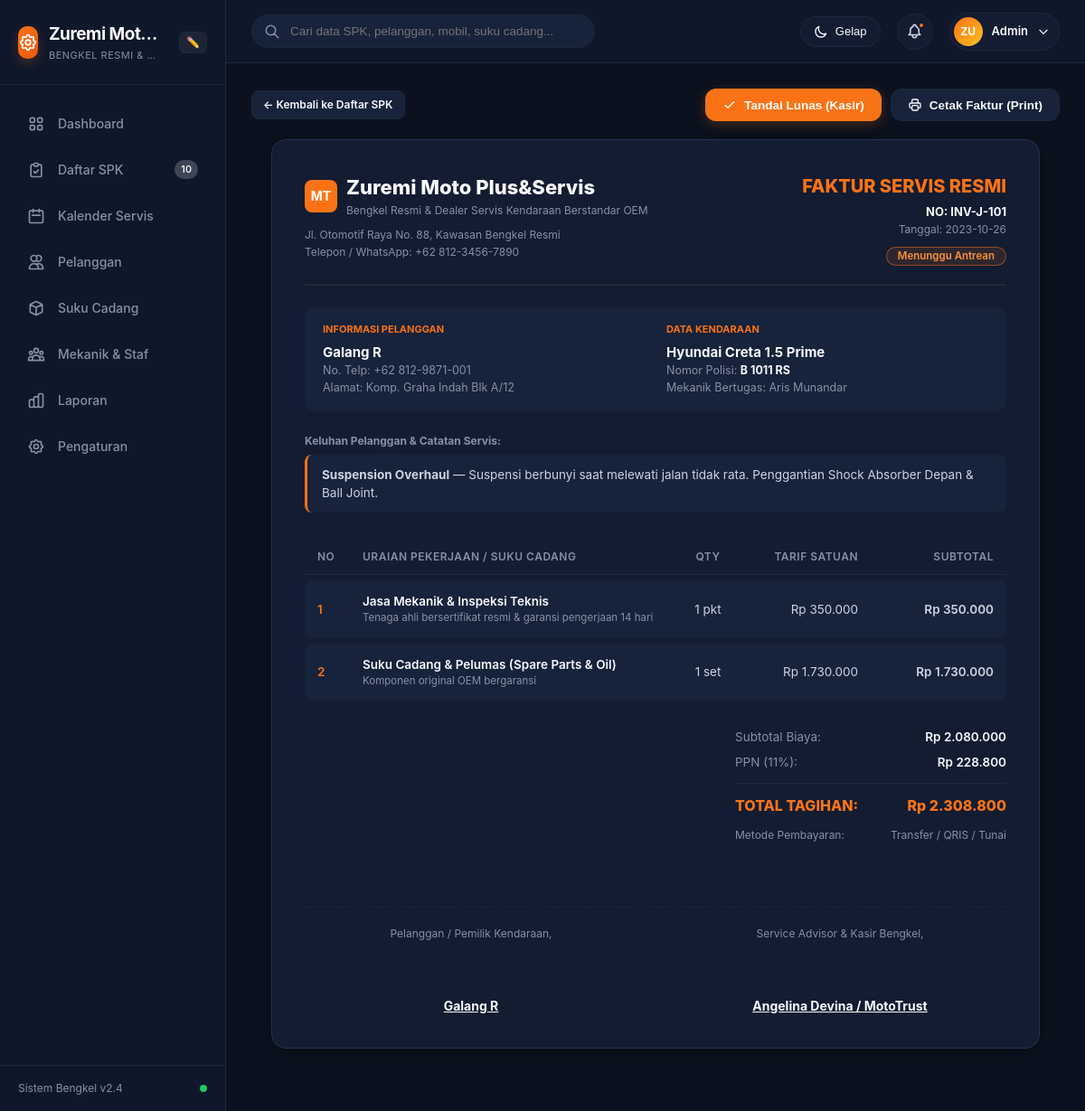
/index.php?page=invoice&id=1, run on the app's committed database.
### tables this page shows
CREATE TABLE settings (
                id INTEGER PRIMARY KEY AUTOINCREMENT,
                setting_key TEXT UNIQUE,
                setting_value TEXT
            );

CREATE TABLE jobs (
                id INTEGER PRIMARY KEY AUTOINCREMENT,
                job_code TEXT UNIQUE NOT NULL,
                customer_id INTEGER,
                vehicle_id INTEGER,
                employee_id INTEGER,
                service_type TEXT NOT NULL,
                description TEXT,
                priority TEXT DEFAULT 'Normal',
                status TEXT DEFAULT 'Pending',
                date_received DATE NOT NULL,
                date_promised DATE,
                date_completed DATE,
                labor_cost REAL DEFAULT 0,
                parts_cost REAL DEFAULT 0,
                tax_amount REAL DEFAULT 0,
                total_cost REAL DEFAULT 0,
                payment_status TEXT DEFAULT 'Unpaid',
                payment_method TEXT,
                notes TEXT,
                created_at DATETIME DEFAULT CURRENT_TIMESTAMP,
                FOREIGN KEY (customer_id) REFERENCES customers(id),
                FOREIGN KEY (vehicle_id) REFERENCES vehicles(id),
                FOREIGN KEY (employee_id) REFERENCES employees(id)
            );

CREATE TABLE customers (
                id INTEGER PRIMARY KEY AUTOINCREMENT,
                name TEXT NOT NULL,
                phone TEXT,
                email TEXT,
                address TEXT,
                created_at DATETIME DEFAULT CURRENT_TIMESTAMP
            );

CREATE TABLE vehicles (
                id INTEGER PRIMARY KEY AUTOINCREMENT,
                customer_id INTEGER,
                brand TEXT,
                model TEXT NOT NULL,
                plate_number TEXT NOT NULL,
                year INTEGER,
                color TEXT,
                vin TEXT,
                odometer INTEGER DEFAULT 0,
                created_at DATETIME DEFAULT CURRENT_TIMESTAMP,
                FOREIGN KEY (customer_id) REFERENCES customers(id) ON DELETE CASCADE
            );

CREATE TABLE employees (
                id INTEGER PRIMARY KEY AUTOINCREMENT,
                name TEXT NOT NULL,
                role TEXT NOT NULL,
                phone TEXT,
                email TEXT,
                specialization TEXT,
                status TEXT DEFAULT 'Active',
                created_at DATETIME DEFAULT CURRENT_TIMESTAMP
            );

### views/invoice.php (the view, shortened to what the rows shown need)
<?php
$pdo = Database::getConnection();
$jobId = isset($_GET['id']) ? (int)$_GET['id'] : 1;
$stmt = $pdo->prepare("
    SELECT j.*,
           c.name as customer_name, c.phone as customer_phone, c.email as customer_email, c.address as customer_address,
           v.brand as vehicle_brand, v.model as vehicle_model, v.plate_number, v.year as vehicle_year, v.odometer,
           e.name as mechanic_name, e.role as mechanic_role
    FROM jobs j
    LEFT JOIN customers c ON j.customer_id = c.id
    LEFT JOIN vehicles v ON j.vehicle_id = v.id
    LEFT JOIN employees e ON j.employee_id = e.id
    WHERE j.id = ?
");
$stmt->execute([$jobId]);
$job = $stmt->fetch();
$workshopName = getSetting('workshop_name', 'MotoTrust & Bayou Service Dealer');
?>
<div class="card-panel invoice-card" style="max-width:850px; margin:0 auto; padding:36px; background:var(--bg-card);">
  <div style="display:flex; justify-content:space-between; align-items:flex-start; border-bottom:2px solid var(--border-color); padding-bottom:20px; margin-bottom:24px;">
    <div>
      <div style="display:flex; align-items:center; gap:10px; margin-bottom:8px;">
        <div>
          <h2 style="font-size:22px; font-weight:800; color:var(--text-main); margin:0;"><?= htmlspecialchars($workshopName) ?></h2>
        </div>
      </div>
    </div>
    <div style="text-align:right;">
      <h3 style="font-size:20px; font-weight:800; color:var(--primary); margin:0 0 4px 0;">FAKTUR SERVIS RESMI</h3>
      <div style="font-size:13px; font-weight:700; color:var(--text-main);">NO: INV-<?= htmlspecialchars($job['job_code']) ?></div>
      <div style="font-size:12px; color:var(--text-muted);">Tanggal: <?= htmlspecialchars($job['date_received']) ?></div>
      <div style="margin-top:8px;">
        <?= formatStatusBadge($job['payment_status'] === 'Paid' ? 'Completed' : 'Pending') ?>
      </div>
    </div>
  </div>
  <div style="display:grid; grid-template-columns:1fr 1fr; gap:24px; margin-bottom:24px; background:var(--bg-card-alt); padding:16px 20px; border-radius:var(--radius-md);">
    <div>
      <div style="font-size:11px; font-weight:700; color:var(--primary); text-transform:uppercase; margin-bottom:6px;">Informasi Pelanggan</div>
      <div style="font-weight:700; font-size:15px; color:var(--text-main);"><?= htmlspecialchars($job['customer_name'] ?? 'Pelanggan') ?></div>
      <div style="font-size:12.5px; color:var(--text-muted);">No. Telp: <?= htmlspecialchars($job['customer_phone'] ?? '-') ?></div>
      <div style="font-size:12.5px; color:var(--text-muted);">Alamat: <?= htmlspecialchars($job['customer_address'] ?? '-') ?></div>
    </div>
    <div>
      <div style="font-size:11px; font-weight:700; color:var(--primary); text-transform:uppercase; margin-bottom:6px;">Data Kendaraan</div>
      <div style="font-weight:700; font-size:15px; color:var(--text-main);"><?= htmlspecialchars(($job['vehicle_brand'] ?? '') . ' ' . ($job['vehicle_model'] ?? '')) ?></div>
      <div style="font-size:12.5px; color:var(--text-muted);">Nomor Polisi: <strong style="color:var(--text-main);"><?= htmlspecialchars($job['plate_number'] ?? '-') ?></strong></div>
      <div style="font-size:12.5px; color:var(--text-muted);">Mekanik Bertugas: <?= htmlspecialchars($job['mechanic_name'] ?? 'Mekanik') ?></div>
    </div>
  </div>
  <div style="margin-bottom:24px;">
    <div style="font-size:12px; font-weight:700; color:var(--text-muted); margin-bottom:6px;">Keluhan Pelanggan & Catatan Servis:</div>
    <div style="font-size:13.5px; color:var(--text-secondary); background:var(--bg-card-alt); padding:12px 16px; border-radius:var(--radius-sm); border-left:3px solid var(--primary);">
      <strong><?= htmlspecialchars($job['service_type']) ?></strong> &mdash; <?= htmlspecialchars($job['description'] ?: 'Pemeriksaan standar berkala.') ?>
    </div>
  </div>
  <table class="custom-table" style="margin-bottom:24px;">
    <thead>
      <tr>
        <th style="width:50px;">No</th>
        <th>Uraian Pekerjaan / Suku Cadang</th>
        <th style="text-align:center; width:80px;">Qty</th>
        <th style="text-align:right; width:140px;">Tarif Satuan</th>
        <th style="text-align:right; width:150px;">Subtotal</th>
      </tr>
    </thead>
    <tbody>
      <tr>
        <td>1</td>
        <td>
          <div style="font-weight:600; color:var(--text-main);">Jasa Mekanik & Inspeksi Teknis</div>
          <div style="font-size:11.5px; color:var(--text-muted);">Tenaga ahli bersertifikat resmi & garansi pengerjaan 14 hari</div>
        </td>
        <td style="text-align:center;">1 pkt</td>
        <td style="text-align:right;"><?= formatCurrency($job['labor_cost']) ?></td>
        <td style="text-align:right; font-weight:600;"><?= formatCurrency($job['labor_cost']) ?></td>
      </tr>
      <tr>
        <td>2</td>
        <td>
          <div style="font-weight:600; color:var(--text-main);">Suku Cadang & Pelumas (Spare Parts & Oil)</div>
          <div style="font-size:11.5px; color:var(--text-muted);">Komponen original OEM bergaransi</div>
        </td>
        <td style="text-align:center;">1 set</td>
        <td style="text-align:right;"><?= formatCurrency($job['parts_cost']) ?></td>
        <td style="text-align:right; font-weight:600;"><?= formatCurrency($job['parts_cost']) ?></td>
      </tr>
    </tbody>
  </table>
  <div style="display:flex; justify-content:flex-end; margin-bottom:30px;">
    <div style="width:300px; display:flex; flex-direction:column; gap:8px; font-size:13.5px;">
      <div style="display:flex; justify-content:space-between; color:var(--text-muted);">
        <span>Subtotal Biaya:</span>
        <span style="font-weight:600; color:var(--text-main);"><?= formatCurrency($job['labor_cost'] + $job['parts_cost']) ?></span>
      </div>
      <div style="display:flex; justify-content:space-between; color:var(--text-muted);">
        <span>PPN (11%):</span>
        <span style="font-weight:600; color:var(--text-main);"><?= formatCurrency($job['tax_amount']) ?></span>
      </div>
      <div style="display:flex; justify-content:space-between; font-size:16px; font-weight:800; color:var(--primary);">
        <span>TOTAL TAGIHAN:</span>
        <span><?= formatCurrency($job['total_cost']) ?></span>
      </div>
      <div style="display:flex; justify-content:space-between; font-size:12px; color:var(--text-muted); margin-top:4px;">
        <span>Metode Pembayaran:</span>
        <span><?= htmlspecialchars($job['payment_method'] ?? 'Transfer / QRIS / Tunai') ?></span>
      </div>
    </div>
  </div>
  <div style="display:grid; grid-template-columns:1fr 1fr; gap:40px; text-align:center; margin-top:40px; padding-top:20px; border-top:1px dashed var(--border-color);">
    <div>
      <div style="font-size:12px; color:var(--text-muted); margin-bottom:60px;">Pelanggan / Pemilik Kendaraan,</div>
      <div style="font-weight:700; text-decoration:underline;"><?= htmlspecialchars($job['customer_name'] ?? 'Pelanggan') ?></div>
    </div>
  </div>
</div>

### views/layout/header.php (shortened to what the rows shown need)
<?php
require_once __DIR__ . '/../../config/app.php';
$workshopName = getSetting('workshop_name', 'MotoTrust');
?>
<!DOCTYPE html>
<html lang="id" data-theme="dark">
<head>
  <link rel="stylesheet" href="assets/css/style.css">
  <link rel="stylesheet" href="assets/css/print.css" media="print">
</head>
<body>
<div class="app-layout">
  <?php include __DIR__ . '/sidebar.php'; ?>
  <div class="app-main">
    <header class="app-header">
      <div class="header-actions">
        <div class="user-profile-btn" onclick="openModal('modalUserProfile')">
          <div class="user-avatar">
            <span><?= htmlspecialchars(strtoupper(substr($workshopName, 0, 2))) ?></span>
          </div>
        </div>
      </div>
    </header>
    <div class="page-container">

### views/layout/sidebar.php (shortened to what the rows shown need)
<?php
$workshopName = getSetting('workshop_name', 'MotoTrust');
$workshopTagline = getSetting('workshop_tagline', 'Dealer Servis Kendaraan');
?>
<aside class="app-sidebar">
  <div class="sidebar-brand" style="display:flex; align-items:center; justify-content:space-between;">
    <a href="index.php?page=dashboard" style="display:flex; align-items:center; gap:12px; text-decoration:none; color:inherit; flex:1; min-width:0;">
      <div class="brand-text" style="min-width:0; overflow:hidden;">
        <span class="brand-title" id="sidebarBrandTitle" style="white-space:nowrap; overflow:hidden; text-overflow:ellipsis; display:block;"><?= htmlspecialchars($workshopName) ?></span>
        <span class="brand-subtitle" style="white-space:nowrap; overflow:hidden; text-overflow:ellipsis; display:block;"><?= htmlspecialchars($workshopTagline) ?></span>
      </div>
    </a>
  </div>
</aside>

### data on the page
settings: setting_key "Zuremi Mot…", setting_key "ZU"
jobs: job_code "J-101", date_received "2023-10-26", customer.name "Galang R", customer.phone "+62 812-9871-001", customer.address "Komp. Graha Indah Blk A/12", vehicle.model "Hyundai Creta 1.5 Prime", vehicle.plate_number "B 1011 RS", employee.name "Aris Munandar", service_type "Suspension Overhaul", description "Suspensi berbunyi saat melewati jalan tidak rata. Penggantian Shock Absorber Depan & Ball Joint.", labor_cost "Rp 350.000", parts_cost "Rp 1.730.000", formatCurrency($job['labor_cost'] + $job['parts_cost']) "Rp 2.080.000", tax_amount "Rp 228.800", total_cost "Rp 2.308.800", payment_method "Transfer / QRIS / Tunai"

### other printed values
$workshopTagline "BENGKEL RESMI &…"
$workshopName "Zuremi Moto Plus&Servis"
$workshopAddress "Jl. Otomotif Raya No. 88, Kawasan Bengkel Resmi"
$workshopPhone "+62 812-3456-7890"
$cfg['label'] "Menunggu Antrean"
